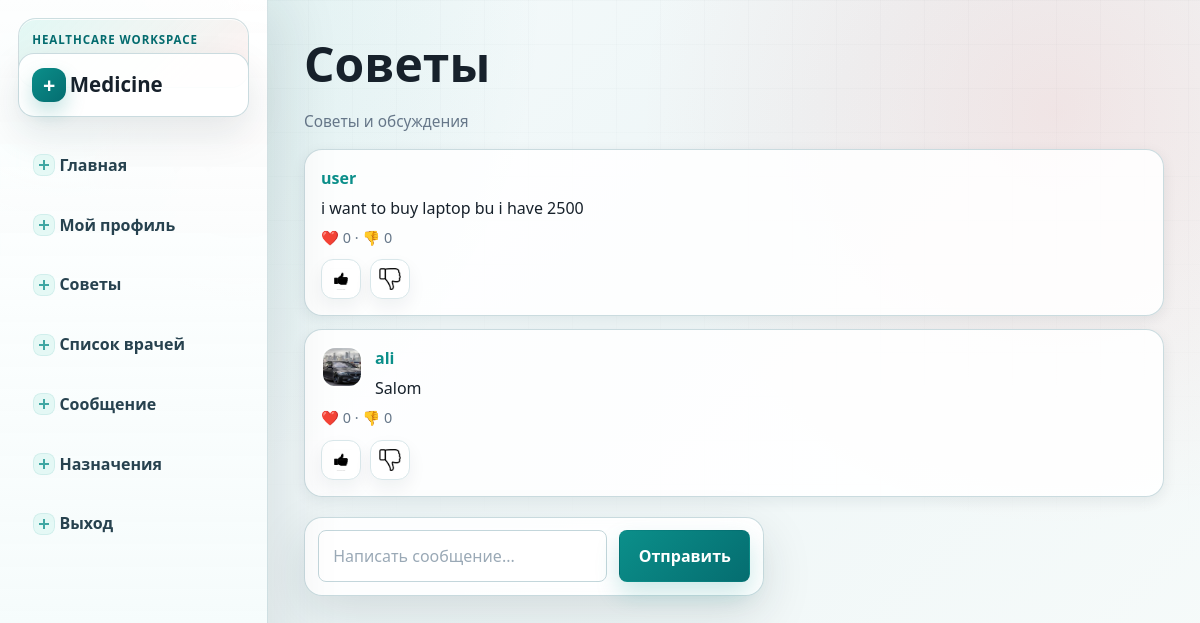
The app's page /chat/ (signed in) with its own data.
### chat/models.py (models this page shows, shortened)
class Message(models.Model):
    user=models.ForeignKey(User,on_delete=models.CASCADE)
    text=models.TextField()
    writed_at=models.DateTimeField(auto_now_add=True)
    likes=models.ManyToManyField(User,related_name='liked_messages',blank=True)
    dizlikes=models.ManyToManyField(User,related_name='dizliked_messages',blank=True)

### accounts/models.py (models this page shows, shortened)
class User(AbstractUser):
    ROLE_CHOICES = (
        ('patient', 'Patient'),
        ('doctor', 'Doctor'),
        ('admin', 'Admin'),
    )
    role = models.CharField(
        max_length=20,
        choices=ROLE_CHOICES
    )
    phone = models.CharField(
        max_length=20,
        unique=True
    )
    age=models.PositiveIntegerField()

class Profile(models.Model):
    ROLE_CHOICES = (
        ('patient', 'Patient'),
        ('doctor', 'Doctor'),
        ('admin', 'Admin'),
    )
    user=models.OneToOneField(settings.AUTH_USER_MODEL,on_delete=models.CASCADE,related_name='profile')
    age=models.PositiveIntegerField(null=True,blank=True)
    role = models.CharField(max_length=20, choices=ROLE_CHOICES, default='patient')
    phone=models.CharField(max_length=14,blank=True)
    photo=models.ImageField(upload_to='users/',blank=True,null=True)

### chat/views.py (the view, shortened to what this page needs)
@login_required(login_url='login')
def chat_page(request):
    messages = Message.objects.all().order_by("-writed_at")
    return render(request,'chat/chats.html',{"messages":messages})

### templates/chat/chats.html (shortened to what this page needs)
{% extends "accounts/base.html" %}
{% load static %}
{% block main %}
<h1>Советы</h1>
<p class="muted">Советы и обсуждения</p>
<ul class="chat-list">
    {% for i in messages %}
        <li class="chat-message">
            {% if i.user.profile.photo %}
                <img class="avatar" src="{{ i.user.profile.photo.url }}" alt="">
            {% endif %}
            <div class="meta">
                <a href="{% url 'profile' i.user.username %}"><b>{{ i.user.username }}</b></a>
            </div>
            <p>{{ i.text }}</p>
            <p class="likes">❤️ {{ i.likes.count }} · 👎 {{ i.dizlikes.count }}</p>
            <div class="chat-actions">
                <a href="{% url 'like' i.id %}"><img src="/media/like.png" alt="Лайк"></a>
                <a href="{% url 'dizlike' i.id %}"><img src="/media/dizlike.png" alt="Дизлайк"></a>
            </div>
        </li>
    {% empty %}
        <p class="muted">Пока нет сообщений</p>
    {% endfor %}
</ul>
<form class="chat-form chat-form-inline" method="post">
    <input class="chat-input" type="text" name="text" placeholder="Написать сообщение...">
    <button class="chat-send" type="submit">Отправить</button>
</form>
{% endblock %}

### records on screen
Message: user.username "user", text "i want to buy laptop bu i have 2500", likes.count "0", dizlikes.count "0"
Message: user.profile.photo (picture), user.username "ali", text "Salom", likes.count "0", dizlikes.count "0"
